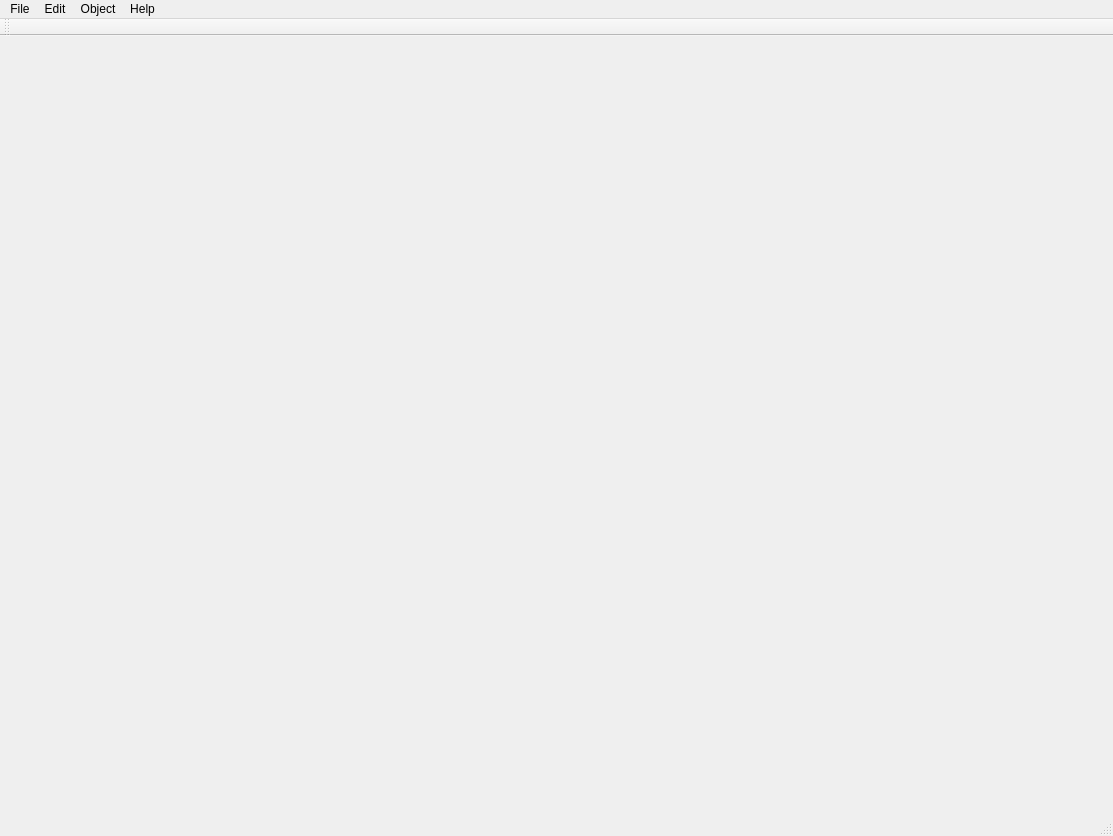
<?xml version="1.0" encoding="UTF-8"?>
<ui version="4.0">
 <class>QtEditorClass</class>
 <widget class="QMainWindow" name="QtEditorClass">
  <property name="geometry">
   <rect>
    <x>0</x>
    <y>0</y>
    <width>1113</width>
    <height>836</height>
   </rect>
  </property>
  <property name="sizePolicy">
   <sizepolicy hsizetype="Preferred" vsizetype="Preferred">
    <horstretch>0</horstretch>
    <verstretch>0</verstretch>
   </sizepolicy>
  </property>
  <property name="windowTitle">
   <string>QtEditor</string>
  </property>
  <property name="autoFillBackground">
   <bool>false</bool>
  </property>
  <widget class="QWidget" name="centralWidget"/>
  <widget class="QMenuBar" name="menuBar">
   <property name="geometry">
    <rect>
     <x>0</x>
     <y>0</y>
     <width>1113</width>
     <height>21</height>
    </rect>
   </property>
   <widget class="QMenu" name="menuFile">
    <property name="title">
     <string>File</string>
    </property>
    <addaction name="actionNew"/>
    <addaction name="actionOpen"/>
    <addaction name="actionSave"/>
    <addaction name="actionSave_as"/>
    <addaction name="separator"/>
    <addaction name="actionOptions"/>
    <addaction name="separator"/>
    <addaction name="actionExit"/>
   </widget>
   <widget class="QMenu" name="menuEdit">
    <property name="title">
     <string>Edit</string>
    </property>
    <addaction name="actionUndo"/>
    <addaction name="actionRedo"/>
    <addaction name="separator"/>
    <addaction name="actionCut"/>
    <addaction name="actionCopy"/>
    <addaction name="actionPaste"/>
   </widget>
   <widget class="QMenu" name="menuObject">
    <property name="title">
     <string>Object</string>
    </property>
    <addaction name="actionModel"/>
    <addaction name="actionText"/>
    <addaction name="separator"/>
    <addaction name="actionSprite"/>
   </widget>
   <widget class="QMenu" name="menuHelp">
    <property name="title">
     <string>Help</string>
    </property>
    <addaction name="actionAbout"/>
   </widget>
   <addaction name="menuFile"/>
   <addaction name="menuEdit"/>
   <addaction name="menuObject"/>
   <addaction name="menuHelp"/>
  </widget>
  <widget class="QToolBar" name="mainToolBar">
   <attribute name="toolBarArea">
    <enum>TopToolBarArea</enum>
   </attribute>
   <attribute name="toolBarBreak">
    <bool>false</bool>
   </attribute>
  </widget>
  <widget class="QStatusBar" name="statusBar"/>
  <action name="actionNew">
   <property name="text">
    <string>New</string>
   </property>
  </action>
  <action name="actionOpen">
   <property name="text">
    <string>Open</string>
   </property>
  </action>
  <action name="actionSave">
   <property name="text">
    <string>Save</string>
   </property>
  </action>
  <action name="actionSave_as">
   <property name="text">
    <string>Save as...</string>
   </property>
  </action>
  <action name="actionExit">
   <property name="text">
    <string>Exit</string>
   </property>
  </action>
  <action name="actionCopy">
   <property name="text">
    <string>Copy</string>
   </property>
  </action>
  <action name="actionPaste">
   <property name="text">
    <string>Paste</string>
   </property>
  </action>
  <action name="actionUndo">
   <property name="text">
    <string>Undo</string>
   </property>
  </action>
  <action name="actionRedo">
   <property name="text">
    <string>Redo</string>
   </property>
  </action>
  <action name="actionCut">
   <property name="text">
    <string>Cut</string>
   </property>
  </action>
  <action name="actionModel">
   <property name="text">
    <string>Model</string>
   </property>
  </action>
  <action name="actionText">
   <property name="text">
    <string>Text</string>
   </property>
  </action>
  <action name="actionSprite">
   <property name="text">
    <string>Sprite</string>
   </property>
  </action>
  <action name="actionText_2">
   <property name="text">
    <string>Text</string>
   </property>
  </action>
  <action name="actionAbout">
   <property name="text">
    <string>About</string>
   </property>
  </action>
  <action name="actionOptions">
   <property name="text">
    <string>Options</string>
   </property>
  </action>
 </widget>
 <layoutdefault spacing="6" margin="11"/>
 <resources>
  <include location="qteditor.qrc"/>
 </resources>
 <connections/>
</ui>
